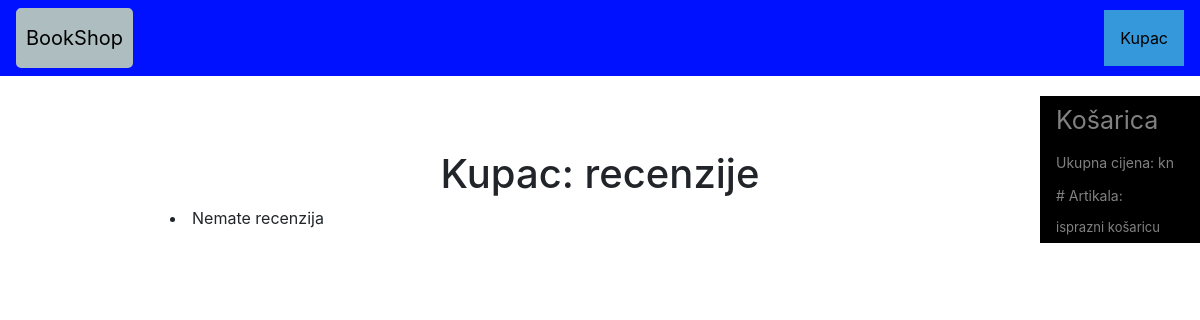
Before: /moje_recenzije (signed in) with the older database file.
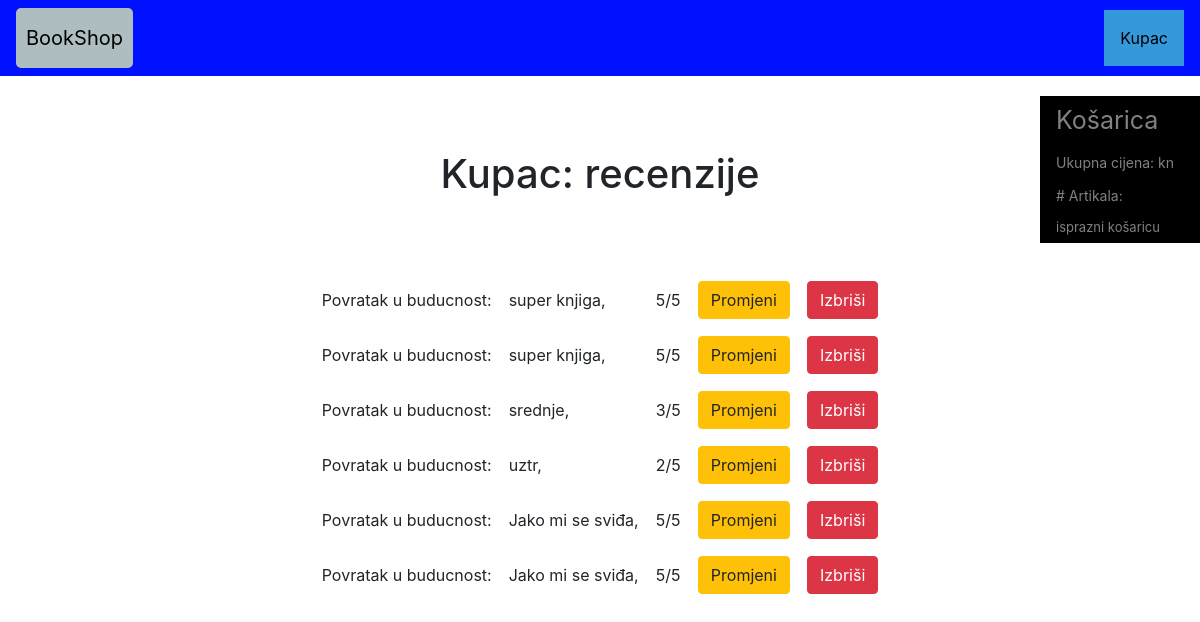
After: the same page with the newer database file.
### bookshopapp/models.py (models this page shows)
class Recenzija(models.Model):
    ocjena = models.IntegerField(null=True)
    komentar = models.CharField(max_length = 500)
    artikl = models.ForeignKey(Artikl, on_delete=models.CASCADE)
    user = models.ForeignKey(User, on_delete=models.SET_NULL, null=True, blank=True)

class Artikl(models.Model):
    naziv = models.CharField(max_length = 50)
    cijena = models.FloatField()
    opis = models.CharField(max_length = 256)
    slika = models.ImageField(default='')
    zanr = models.ForeignKey(Zanr, on_delete=models.CASCADE)
    autor = models.ForeignKey(Autor, on_delete=models.CASCADE)

### bookshopapp/views.py (the view)
# urls.py: path('moje_recenzije', RecenzijaListView.as_view(), name='recenzija-list'),
class RecenzijaListView(ListView):
    model = Recenzija
    template_name = "accounts/recenzija_list.html"
    paginate_by = 50  # if pagination is desired
    def get_context_data(self, **kwargs):
        context = super().get_context_data(**kwargs)
        return context
    def get_queryset(self):
        return Recenzija.objects.filter(user=self.request.user)

### bookshopapp/templates/accounts/recenzija_list.html
{% extends "bookshop/bookshop.html" %}
{% block content %}
  <div align=center>
    <h1>{{ user.get_username }}: recenzije</h1>
  </div>
  <table style="margin-top: 50px;border-collapse: separate;border-spacing: 15px;" align="center">
    <th></th><th></th><th></th><th></th><th></th>
    {% for recenzija in object_list %}
      <tr>
        <td>
          {{ recenzija.artikl.naziv }}:
        </td><td>
          {{ recenzija.komentar }},
        </td><td>
          {{ recenzija.ocjena }}/5
        </td><td>
          <a href="update_recenzija/{{recenzija.id}}" class="btn btn-warning" id = '{{recenzija.id}}'>Promjeni</a>
        </td><td>
          <a href="delete_recenzija/{{recenzija.id}}" class="btn btn-danger" id = '{{recenzija.id}}'>Izbriši</a>
        </td>
      </tr>
    {% empty %}
      <li>Nemate recenzija</li>
    {% endfor %}
  </table>
{% endblock %}

### bookshopapp/templates/bookshop/bookshop.html (shortened to what this page needs)
<!DOCTYPE html>
<html>
<head>
    <link rel="stylesheet" href="https://stackpath.bootstrapcdn.com/bootstrap/4.3.1/css/bootstrap.min.css"
>
    {% load static %}
    <link rel="stylesheet" type="text/css" href="{% static 'bookshop/css/style.css' %}">
</head>
<body>
<nav class="navbar navbar-light" style="background-color:rgb(0, 17, 255);">
    <a href="{% url 'index' %}" class="navbar-brand" style="background-color:rgb(173, 189, 192);color:#000000;border-width:10px;border-color:rgb(173, 189, 192);border-style:solid;border-spacing:30px;border-radius: 5px;">BookShop</a>
    {% if user.is_authenticated %}
      <div class="dropdown" style="float:right;">
        <button onclick="myFunction()" class="dropbtn" style="background-color:rgb(173, 189, 192)rgb(173, 189, 192);color:#000000;">{{ user.get_username }}</button>
      </div>
    {% else %}
        <a href="{% url 'login' %}" class="navbar-link btn-lg" style="background-color:rgb(173, 189, 192);color:#000000;">Prijava</a>
    {% endif %}
</nav>
{% block kosarica %}
<div class="sidenav">
  <a href="{% url 'checkout-view' %}">Košarica</a>
  <d style="padding: 6px 8px 6px 16px;text-decoration: none;font-size: 14px;color: #818181;display: block;">Ukupna cijena: {{SumCijena}}kn</d>
  <d style="padding: 6px 8px 6px 16px;text-decoration: none;font-size: 14px;color: #818181;display: block;"># Artikala: {{CountArtikl}}</d>
  <a href="{% url 'checkout-empty' %}" style="font-size: small;">isprazni košaricu</a>
</div>
{% endblock %}
<div class="main" style="margin-top: 50px;">
<br>
{% block content %}{% endblock %}
</div>
</body>
</html>

### static-files/bookshop/css/style.css (style rules this page uses)
.sidenav { width: 160px; position: fixed; z-index: 1; top: 1; right: 0; background-color: rgb(0, 0, 0); overflow-x: hidden; margin-top: 20px; }
.sidenav a { padding: 6px 8px 6px 16px; text-decoration: none; font-size: 25px; color: #818181; display: block; }
.main { margin-left: 160px; margin-right: 160px; padding: 0px 10px; }
.dropbtn { background-color: #3498DB; color: white; padding: 16px; font-size: 16px; border: none; cursor: pointer; }

Changed rows visible on the page:
added Recenzija: artikl.naziv "Povratak u buducnost", komentar "super knjiga", ocjena "5"
added Recenzija: artikl.naziv "Povratak u buducnost", komentar "super knjiga", ocjena "5"
added Recenzija: artikl.naziv "Povratak u buducnost", komentar "srednje", ocjena "3"
added Recenzija: artikl.naziv "Povratak u buducnost", komentar "uztr", ocjena "2"
added Recenzija: artikl.naziv "Povratak u buducnost", komentar "Jako mi se sviđa", ocjena "5"
added Recenzija: artikl.naziv "Povratak u buducnost", komentar "Jako mi se sviđa", ocjena "5"
Other visible differences:
text no longer shown: "Nemate recenzija"
